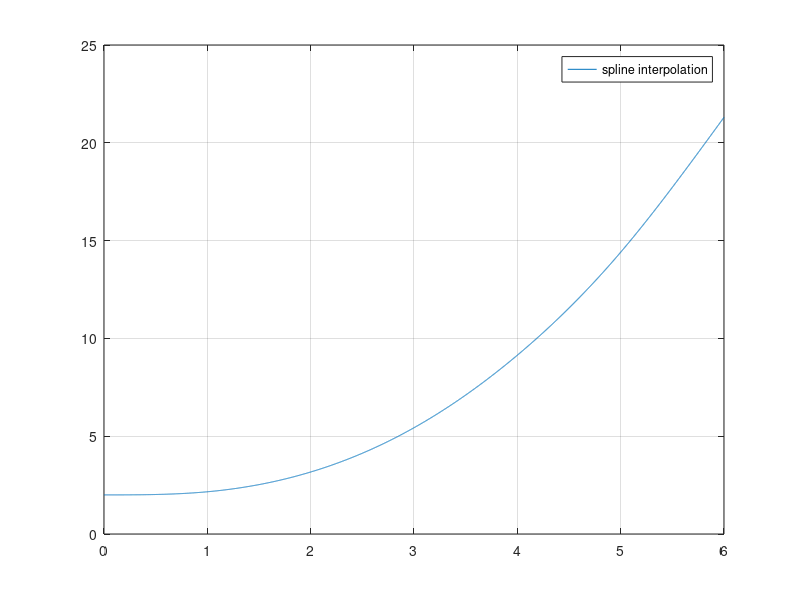

Recreate this plot in MATLAB.
clc;
clear all;
close all;

x=[0,1,2,3,4,5,6];
y=[2,2.1592,3.1697,5.4332,9.1411,14.406,21.303];

n=length(x);

A=zeros(n-2,n-2);
Y=zeros(n-2,1);
X=zeros(n-2,1);
M=zeros(n,1);   
for i=2:n-1
    if(i==2)
       A(i-1,1)=(x(i+1)-x(i-1))/3;
       A(i-1,2)=(x(i+1)-x(i))/6;
   
    elseif(i==n-1)
       A(i-1,n-2)= (x(i+1)-x(i-1))/3;
       A(i-1,n-3)= (x(i)-x(i-1))/6;
       
    else
        A(i-1,i-2)=(x(i)-x(i-1))/6;
        A(i-1,i-1)=(x(i+1)-x(i-1))/3;
        A(i-1,i)=(x(i+1)-x(i))/6;
    end
    Y(i-1)=(y(i+1)-y(i))/(x(i+1)-x(i)) - (y(i)-y(i-1))/(x(i)-x(i-1));
    
end

%M(2,1)=6;
X=inv(A)*Y;
for i=2:n-1
    M(i)=X(i-1);
end
C=zeros(n-1,1);
D=zeros(n-1,1);

for i=2:n
   C(i-1)=y(i-1)/(x(i)-x(i-1)) - M(i-1)*(x(i)-x(i-1))/6;
   D(i-1)=y(i)/(x(i)-x(i-1)) - M(i)*(x(i)-x(i-1))/6;
    
end

dx=0.001;
xx=[x(1):dx:x(n)];
spline=[];
linear=[];
for i=1:n-1
   if(i<n-1)
       tx=[x(i):dx:x(i+1)-dx];
   else
       tx=[x(i):dx:x(i+1)];
   end
   tmp=(M(i)/(x(i+1)-x(i))).*(((x(i+1)-tx).^3)./6) + (M(i+1)/(x(i+1)-x(i))).*(((tx-x(i)).^3)./6) + C(i).*(x(i+1)-tx) + D(i).*(tx-x(i));
   spline=[spline,tmp];
end

for i=1:n-1
   if(i<n-1)
       tx=[x(i):dx:x(i+1)-dx];
   else
       tx=[x(i):dx:x(i+1)];
   end
   tmp=((tx-x(i+1))./(x(i)-x(i+1))).*y(i) + ((tx-x(i))./(x(i+1)-x(i))).*y(i+1);
    linear=[linear,tmp];
end
figure()
plot(xx,spline);
grid on;
legend('spline interpolation');
